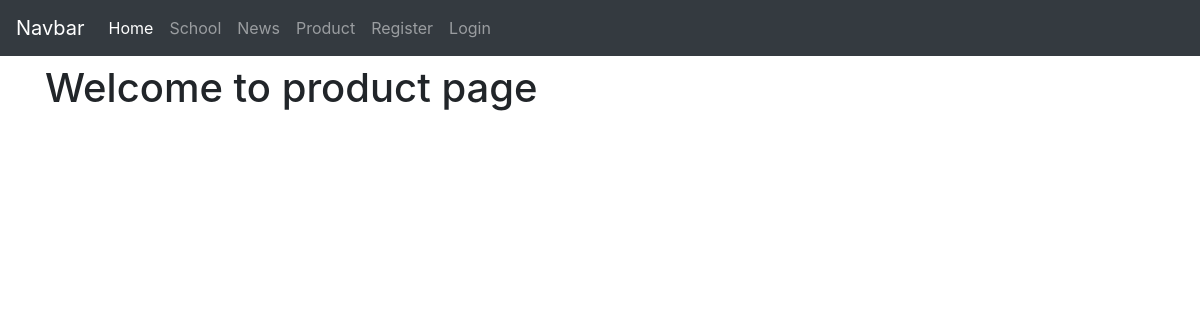
Page /product/ on the earlier database version.
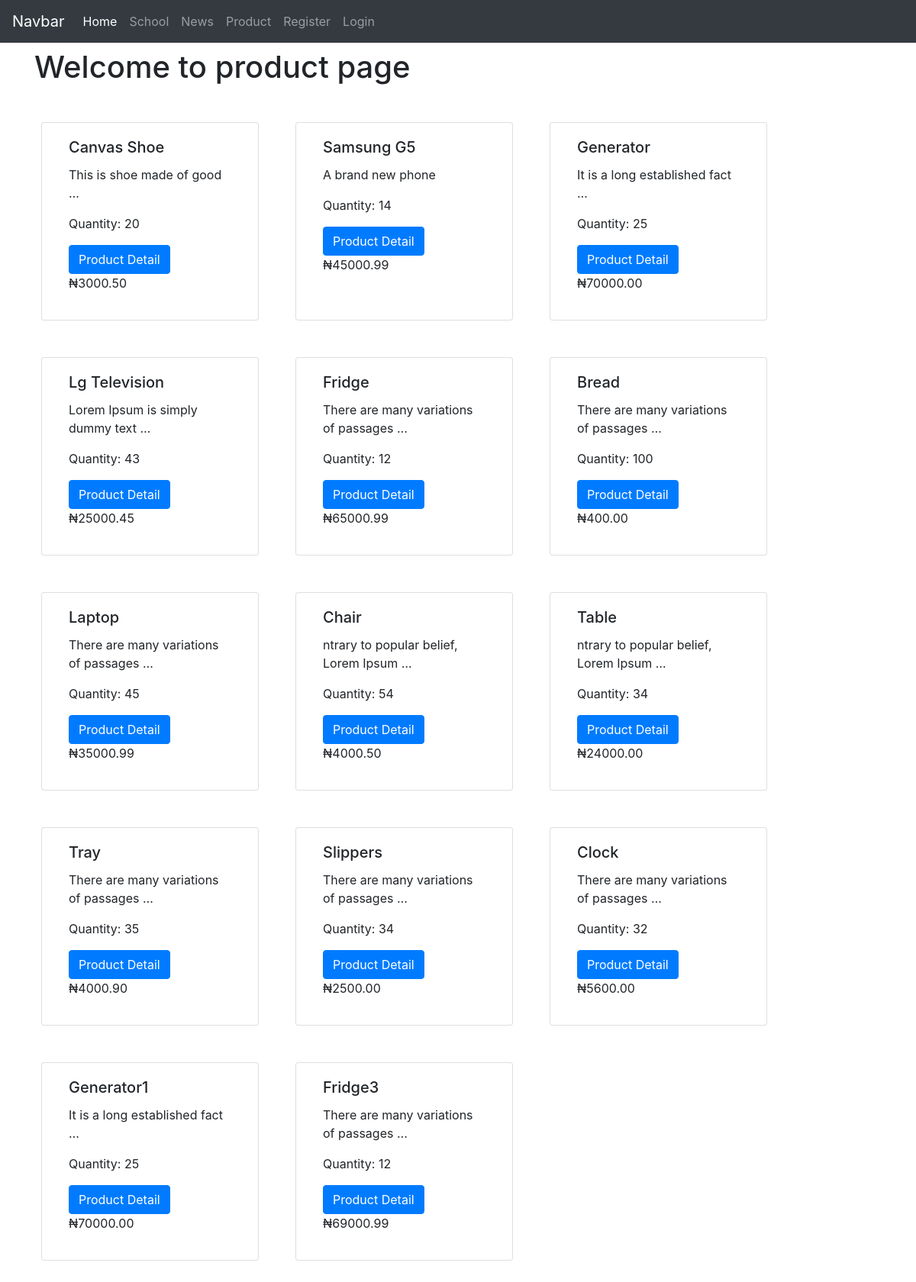
Same page on the later database version.
### product/models.py (models this page shows, shortened)
class Product(models.Model):
    name = models.CharField(max_length=50)
    description = models.TextField()
    quantity = models.PositiveIntegerField()
    price = models.FloatField()

### product/views.py (the view)
# urls.py: path('', views.productHome, name='product_home'),
def productHome(request):
    qs = Product.objects.all()
    context = {
        'products': qs
    }
    template_name = 'product/producthome.html'
    return render(request, template_name, context)

### product/templates/product/producthome.html (shortened to what this page needs)
{% extends 'base.html' %}
{% block content %}
    <h1>Welcome to product page</h1>
    <div class="row row-cols-4 my-4">
        {% for product in products %}
        <div class="card col m-4" style="width: 18rem;">
        <div class="card-body">
        <h5 class="card-title">{{ product.name | title }}</h5>
        <p class="card-text">{{ product.description | truncatewords:6 }}</p>
        <p>Quantity: {{ product.quantity }}</p>
        <a href="{% url 'product_detail' product.id %}" class="card-link btn btn-primary">Product Detail</a>
        <p>&#8358;{{ product.price | floatformat:2 }}</p>
        </div>
        </div>
        {% endfor %}
    </div>
{% endblock  %}

### templates/base.html (shortened to what this page needs)
<!doctype html>
<html lang="en">
  <head>
    <link rel="stylesheet" href="https://stackpath.bootstrapcdn.com/bootstrap/4.4.1/css/bootstrap.min.css">
  </head>
  <body>
  {% include 'navbar.html' %}
    <div class="container mt-4">
        <div class="mt-5 pt-3">
             {% block content %}
            {% endblock  %}
        </div>
    </div>
  </body>
</html>

### templates/navbar.html (shortened to what this page needs)
<nav class="navbar fixed-top navbar-expand-lg navbar-dark bg-dark">
  <a class="navbar-brand" href="{% url 'index' %}">Navbar</a>
  <div class="collapse navbar-collapse" id="navbarNavAltMarkup">
    <div class="navbar-nav">
      <a class="nav-item nav-link active" href="{% url 'index' %}">Home <span class="sr-only">(current)</span></a>
      <a class="nav-item nav-link" href="{% url 'home' %}">School</a>
      <a class="nav-item nav-link" href="{% url 'detail_post' %}">News</a>
      <a class="nav-item nav-link" href="{% url 'product_home' %}">Product</a>
      {% if user.is_authenticated %}
        <a class="nav-item nav-link" href=" {% url 'logout' %}">Logout</a>
        <a class="nav-item nav-link" href=" {% url 'profile' %}">Profile</a>
      {% else %}
        <a class="nav-item nav-link" href="{% url 'register' %}">Register</a>
        <a class="nav-item nav-link" href=" {% url 'login' %}">Login</a>
      {% endif %}
    </div>
  </div>
</nav>

Differences in the rows shown:
added Product: name "Canvas Shoe", description "This is shoe made of good …", quantity "20", price "3000.50"
added Product: name "Samsung G5", description "A brand new phone", quantity "14", price "45000.99"
added Product: name "Generator", description "It is a long established fact …", quantity "25", price "70000.00"
added Product: name "Lg Television", description "Lorem Ipsum is simply dummy text …", quantity "43", price "25000.45"
added Product: name "Fridge", description "There are many variations of passages …", quantity "12", price "65000.99"
added Product: name "Bread", description "There are many variations of passages …", quantity "100", price "400.00"
added Product: name "Laptop", description "There are many variations of passages …", quantity "45", price "35000.99"
added Product: name "Chair", description "ntrary to popular belief, Lorem Ipsum …", quantity "54", price "4000.50"
added Product: name "Table", description "ntrary to popular belief, Lorem Ipsum …", quantity "34", price "24000.00"
added Product: name "Tray", description "There are many variations of passages …", quantity "35", price "4000.90"
added Product: name "Slippers", description "There are many variations of passages …", quantity "34", price "2500.00"
added Product: name "Clock", description "There are many variations of passages …", quantity "32", price "5600.00"
added Product: name "Generator1", description "It is a long established fact …", quantity "25", price "70000.00"
added Product: name "Fridge3", description "There are many variations of passages …", quantity "12", price "69000.99"
